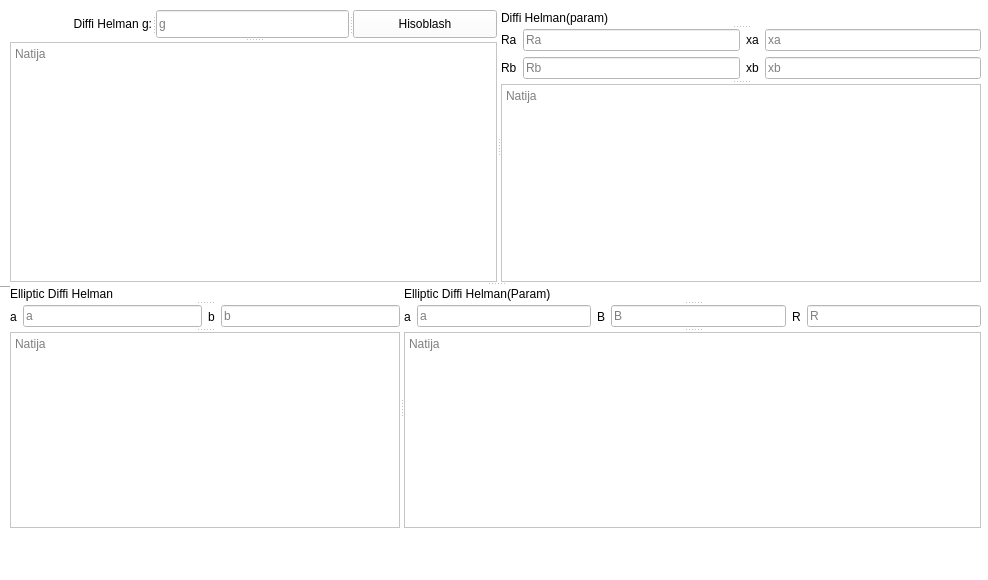
<?xml version="1.0" encoding="UTF-8"?>
<ui version="4.0">
 <class>DiffiHelman</class>
 <widget class="QMainWindow" name="DiffiHelman">
  <property name="geometry">
   <rect>
    <x>0</x>
    <y>0</y>
    <width>988</width>
    <height>580</height>
   </rect>
  </property>
  <property name="windowTitle">
   <string>MainWindow</string>
  </property>
  <property name="styleSheet">
   <string notr="true">background-color: rgb(255, 255, 255);</string>
  </property>
  <widget class="QWidget" name="centralwidget">
   <widget class="QWidget" name="widget" native="true">
    <property name="geometry">
     <rect>
      <x>-10</x>
      <y>-30</y>
      <width>991</width>
      <height>601</height>
     </rect>
    </property>
    <widget class="Line" name="line">
     <property name="geometry">
      <rect>
       <x>10</x>
       <y>308</y>
       <width>732</width>
       <height>19</height>
      </rect>
     </property>
     <property name="orientation">
      <enum>Qt::Horizontal</enum>
     </property>
    </widget>
    <widget class="QSplitter" name="splitter_11">
     <property name="geometry">
      <rect>
       <x>20</x>
       <y>40</y>
       <width>971</width>
       <height>518</height>
      </rect>
     </property>
     <property name="orientation">
      <enum>Qt::Vertical</enum>
     </property>
     <widget class="QSplitter" name="splitter_5">
      <property name="orientation">
       <enum>Qt::Horizontal</enum>
      </property>
      <widget class="QSplitter" name="splitter_3">
       <property name="orientation">
        <enum>Qt::Vertical</enum>
       </property>
       <widget class="QSplitter" name="splitter_2">
        <property name="orientation">
         <enum>Qt::Horizontal</enum>
        </property>
        <widget class="QLabel" name="label">
         <property name="text">
          <string>&lt;html&gt;&lt;head/&gt;&lt;body&gt;&lt;p align=&quot;right&quot;&gt;Diffi Helman                                                 g:&lt;/p&gt;&lt;/body&gt;&lt;/html&gt;</string>
         </property>
        </widget>
        <widget class="QLineEdit" name="diff_g">
         <property name="placeholderText">
          <string>g</string>
         </property>
        </widget>
        <widget class="QPushButton" name="pushButton">
         <property name="text">
          <string>Hisoblash</string>
         </property>
        </widget>
       </widget>
       <widget class="QTextBrowser" name="diffi_text">
        <property name="whatsThis">
         <string>&lt;html&gt;&lt;head/&gt;&lt;body&gt;&lt;p&gt;dsadasd&lt;/p&gt;&lt;/body&gt;&lt;/html&gt;</string>
        </property>
        <property name="placeholderText">
         <string>Natija</string>
        </property>
       </widget>
      </widget>
      <widget class="QSplitter" name="splitter_4">
       <property name="orientation">
        <enum>Qt::Vertical</enum>
       </property>
       <widget class="QLabel" name="label_2">
        <property name="text">
         <string>Diffi Helman(param)</string>
        </property>
       </widget>
       <widget class="QSplitter" name="splitter">
        <property name="orientation">
         <enum>Qt::Vertical</enum>
        </property>
        <widget class="QWidget" name="layoutWidget">
         <layout class="QGridLayout" name="gridLayout">
          <item row="1" column="1">
           <widget class="QLineEdit" name="diffi_param_Rb">
            <property name="placeholderText">
             <string>Rb</string>
            </property>
           </widget>
          </item>
          <item row="0" column="0">
           <widget class="QLabel" name="label_5">
            <property name="text">
             <string>Ra</string>
            </property>
           </widget>
          </item>
          <item row="1" column="2">
           <widget class="QLabel" name="label_8">
            <property name="text">
             <string>xb</string>
            </property>
           </widget>
          </item>
          <item row="1" column="3">
           <widget class="QLineEdit" name="diffi_param_xb">
            <property name="placeholderText">
             <string>xb</string>
            </property>
           </widget>
          </item>
          <item row="0" column="3">
           <widget class="QLineEdit" name="diffi_param_xa">
            <property name="placeholderText">
             <string>xa</string>
            </property>
           </widget>
          </item>
          <item row="1" column="0">
           <widget class="QLabel" name="label_6">
            <property name="text">
             <string>Rb</string>
            </property>
           </widget>
          </item>
          <item row="0" column="2">
           <widget class="QLabel" name="label_7">
            <property name="text">
             <string>xa</string>
            </property>
           </widget>
          </item>
          <item row="0" column="1">
           <widget class="QLineEdit" name="diffi_param_Ra">
            <property name="text">
             <string/>
            </property>
            <property name="placeholderText">
             <string>Ra</string>
            </property>
           </widget>
          </item>
         </layout>
        </widget>
        <widget class="QTextBrowser" name="diffi_param_text">
         <property name="placeholderText">
          <string>Natija</string>
         </property>
        </widget>
       </widget>
      </widget>
     </widget>
     <widget class="QSplitter" name="splitter_10">
      <property name="orientation">
       <enum>Qt::Horizontal</enum>
      </property>
      <widget class="QSplitter" name="splitter_9">
       <property name="orientation">
        <enum>Qt::Vertical</enum>
       </property>
       <widget class="QLabel" name="label_3">
        <property name="text">
         <string>Elliptic Diffi Helman</string>
        </property>
       </widget>
       <widget class="QSplitter" name="splitter_6">
        <property name="orientation">
         <enum>Qt::Vertical</enum>
        </property>
        <widget class="QWidget" name="layoutWidget">
         <layout class="QHBoxLayout" name="horizontalLayout">
          <item>
           <widget class="QLabel" name="label_12">
            <property name="text">
             <string>a</string>
            </property>
           </widget>
          </item>
          <item>
           <widget class="QLineEdit" name="el_diffi_a">
            <property name="placeholderText">
             <string>a</string>
            </property>
           </widget>
          </item>
          <item>
           <widget class="QLabel" name="label_13">
            <property name="text">
             <string>b</string>
            </property>
           </widget>
          </item>
          <item>
           <widget class="QLineEdit" name="el_diffi_b">
            <property name="placeholderText">
             <string>b</string>
            </property>
           </widget>
          </item>
         </layout>
        </widget>
        <widget class="QTextBrowser" name="el_diffi_text">
         <property name="placeholderText">
          <string>Natija</string>
         </property>
        </widget>
       </widget>
      </widget>
      <widget class="QSplitter" name="splitter_8">
       <property name="orientation">
        <enum>Qt::Vertical</enum>
       </property>
       <widget class="QLabel" name="label_4">
        <property name="text">
         <string>Elliptic Diffi Helman(Param)</string>
        </property>
       </widget>
       <widget class="QSplitter" name="splitter_7">
        <property name="orientation">
         <enum>Qt::Vertical</enum>
        </property>
        <widget class="QWidget" name="layoutWidget">
         <layout class="QHBoxLayout" name="horizontalLayout_3">
          <item>
           <widget class="QLabel" name="label_9">
            <property name="text">
             <string>a</string>
            </property>
           </widget>
          </item>
          <item>
           <widget class="QLineEdit" name="el_diffi_para_a">
            <property name="placeholderText">
             <string>a</string>
            </property>
           </widget>
          </item>
          <item>
           <widget class="QLabel" name="label_10">
            <property name="text">
             <string>B</string>
            </property>
           </widget>
          </item>
          <item>
           <widget class="QLineEdit" name="el_diffi_param_B">
            <property name="placeholderText">
             <string>B</string>
            </property>
           </widget>
          </item>
          <item>
           <widget class="QLabel" name="label_11">
            <property name="text">
             <string>R</string>
            </property>
           </widget>
          </item>
          <item>
           <widget class="QLineEdit" name="el_diffi_param_R">
            <property name="placeholderText">
             <string>R</string>
            </property>
           </widget>
          </item>
         </layout>
        </widget>
        <widget class="QTextBrowser" name="el_diffi_param_text">
         <property name="placeholderText">
          <string>Natija</string>
         </property>
        </widget>
       </widget>
      </widget>
     </widget>
    </widget>
   </widget>
  </widget>
  <widget class="QMenuBar" name="menubar">
   <property name="geometry">
    <rect>
     <x>0</x>
     <y>0</y>
     <width>988</width>
     <height>25</height>
    </rect>
   </property>
  </widget>
  <widget class="QStatusBar" name="statusbar"/>
 </widget>
 <resources/>
 <connections/>
</ui>
